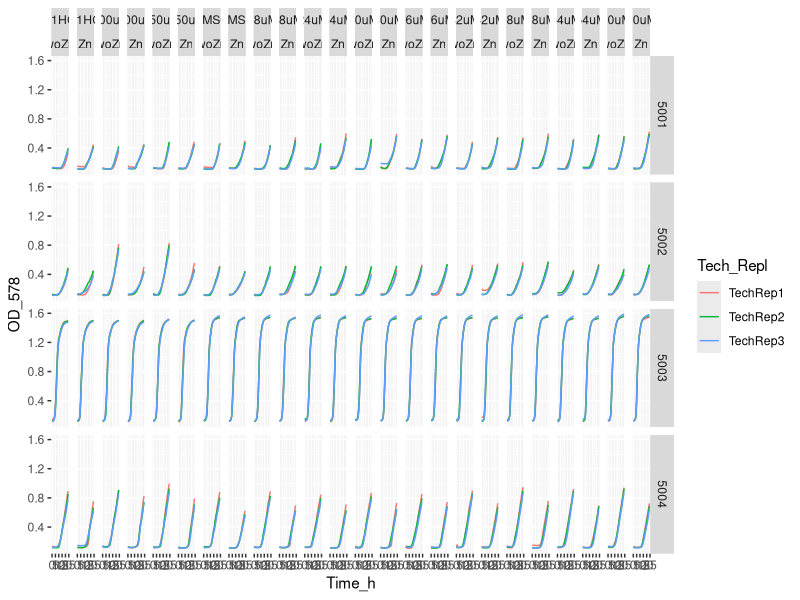
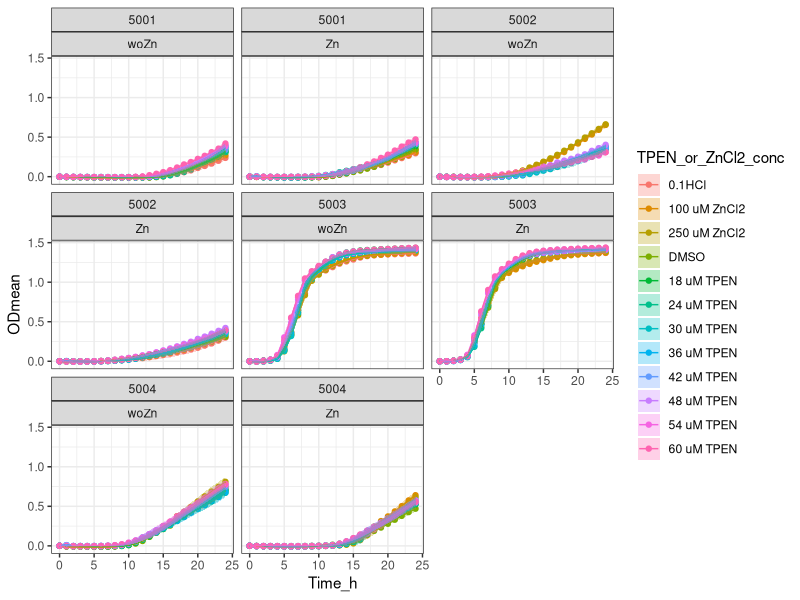

The R script that drew these images, in order:
setwd("~/ITQB/Plate readings/Exp29_3plates_15032024")

library(tidyverse)

library(readxl)
Exp29 <- Exp29_3plates_15032024 <- read_excel("Exp29_3plates_15032024_final_final.xlsx")
View(Exp29) 

Exp29_v1 <- Exp29 %>%
  pivot_longer(names_to = "Condition", values_to = "OD_578", cols = -Time_h)
Exp29_v1
View(Exp29_v1)


Exp29_v2 <- separate(Exp29_v1, Condition, 
                     c("Strain",
                       "Transfer_medium",
                       "Zn_condition", 
                       "Tech_Repl",
                       "Biol_Repl",
                       "TPEN_or_ZnCl2_conc",
                       "Well_number"), 
                     sep = "_", remove = FALSE,
                     convert = FALSE)
View(Exp29_v2)

Exp29_v2$OD_578 <- as.numeric (Exp29_v2$OD_578) #Because OD_578 values are character

Exp29_v2$TPEN_or_ZnCl2_conc <- factor(Exp29_v2$TPEN_or_ZnCl2_conc, levels = c("ctrZnCl2",
                                                            "10",
                                                            "25",
                                                            "ctrTPEN",
                                                            "1.8",
                                                            "2.4",
                                                            "3.0",
                                                            "3.6",
                                                            "4.2",
                                                            "4.8",
                                                            "5.4",
                                                            "6.0"))

Exp29_v2 <- Exp29_v2 %>% mutate(TPEN_or_ZnCl2_conc = recode (TPEN_or_ZnCl2_conc,
                                                    "ctrZnCl2" = "0.1HCl",
                                                    "10" = "100uM",
                                                    "25" = "250uM",
                                                    "ctrTPEN" = "DMSO",
                                                    "1.8" = "18uM",
                                                    "2.4" = "24uM",
                                                    "3.0" = "30uM",
                                                    "3.6" = "36uM",
                                                    "4.2" = "42uM",
                                                    "4.8" = "48uM",
                                                    "5.4" = "54uM",
                                                    "6.0" = "60uM"))

Exp29_v2$Strain <- factor(Exp29_v2$Strain, levels = c("5001",
                                                    "5002",
                                                    "5003",
                                                    "5004"))

# Exp29_v2 %>%
#   ggplot(aes(x= Time_h, y=OD_578, color = Tech_Repl)) +
#   geom_line() +
#   facet_grid (Strain ~ TPEN_or_ZnCl2_conc)

#I don't need this plot because at this experiment I only had M8 medium.
# Exp29_v2 %>% filter (Transfer_medium == "mGAM") %>%
#   ggplot(aes(x= Time_h, y=OD_578, color = Tech_Repl)) +
#   geom_line() +
#   facet_grid (Strain ~ TPEN_or_ZnCl2_conc)

Exp29_v2 %>% filter (Transfer_medium == "M8") %>%
  ggplot(aes(x= Time_h, y=OD_578, color = Tech_Repl)) +
  geom_line() +
  facet_grid (Strain ~ TPEN_or_ZnCl2_conc + Zn_condition)


Exp29_v3<- Exp29_v2 %>% group_by(Strain, Transfer_medium, Zn_condition, Tech_Repl, Biol_Repl, Well_number) %>%
  mutate(blank = Time_h ==0)

View(Exp29_v3)

Exp29_v4 <- Exp29_v3 %>%
  group_by(Strain, Transfer_medium, Zn_condition, Tech_Repl, Biol_Repl, Well_number) %>%
  mutate(OD = OD_578 - OD_578[blank]) %>%
  ungroup()


View(Exp29_v4)

#Obtain the mean and sd
Exp29_v5 <- Exp29_v4 %>% group_by(Time_h, Strain, TPEN_or_ZnCl2_conc, Zn_condition) %>%
  summarise(ODmean = mean(OD), sdOD = sd(OD), n())

Exp29_v5$Strain <- factor(Exp29_v5$Strain, levels = c("5001",
                                                      "5002",
                                                      "5003",
                                                      "5004"))


Exp29_v5 <- Exp29_v5 %>% mutate(TPEN_or_ZnCl2_conc =  recode (TPEN_or_ZnCl2_conc,
                                                              "100uM" = "100 uM ZnCl2",
                                                              "250uM" = "250 uM ZnCl2",
                                                              "18uM" = "18 uM TPEN",
                                                              "24uM" = "24 uM TPEN",
                                                              "30uM" = "30 uM TPEN",
                                                              "36uM" = "36 uM TPEN",
                                                              "42uM" = "42 uM TPEN",
                                                              "48uM" = "48 uM TPEN",
                                                              "54uM" = "54 uM TPEN",
                                                              "60uM" = "60 uM TPEN"))





# stocks conc / 0.001(mM --> uM) / d.f (=2)--> conc TPEN (now in the table)

Exp29_v5  %>% ggplot(aes(x = Time_h,
                         y = ODmean,
                         color = TPEN_or_ZnCl2_conc,
                         fill = TPEN_or_ZnCl2_conc
)) +
  geom_point() +
  geom_line() +
  geom_ribbon(aes(ymin=ODmean-sdOD, ymax=ODmean+sdOD),
              alpha = 0.3, colour = NA) +
  facet_wrap (Strain ~ Zn_condition) +
  theme_bw()

# #Filter to have just 1 strain in the plot
# filtered_strain <- Exp29_v5 %>% filter (Strain == "5001")
# 
# filtered_strain <- Exp29_v5 %>% filter (Strain == "5002")
# 
# filtered_strain <- Exp29_v5 %>% filter (Strain == "5003")
# 
# filtered_strain <- Exp29_v5 %>% filter (Strain == "5004")

##Filter to compare the blanks (req_conc vs blank from the other stocks - 100 uM (ZnCl2 stock) vs TPEN blank) with a required concentration from a certain strain in the plot
# filtered_data <- filtered_strain %>%
#   filter(TPEN_or_ZnCl2_conc %in% c("100 uM", "blank"))
# 
# filtered_data <- filtered_strain %>%
#   filter(TPEN_or_ZnCl2_conc %in% c("250 uM", "blank"))
# 
# filtered_data <- filtered_strain %>%
#   filter(TPEN_or_ZnCl2_conc %in% c("18 uM", "0.1HCl"))
# 
# filtered_data <- filtered_strain %>%
#   filter(TPEN_or_ZnCl2_conc %in% c("24 uM", "0.1HCl"))
# 
# filtered_data <- filtered_strain %>%
#   filter(TPEN_or_ZnCl2_conc %in% c("30 uM", "0.1HCl"))
# 
# filtered_data <- filtered_strain %>%
#   filter(TPEN_or_ZnCl2_conc %in% c("36 uM", "0.1HCl"))
# 
# filtered_data <- filtered_strain %>%
#   filter(TPEN_or_ZnCl2_conc %in% c("42 uM", "0.1HCl"))
# 
# filtered_data <- filtered_strain %>%
#   filter(TPEN_or_ZnCl2_conc %in% c("48 uM", "0.1HCl"))
# 
# filtered_data <- filtered_strain %>%
#   filter(TPEN_or_ZnCl2_conc %in% c("54 uM", "0.1HCl"))
# 
# filtered_data <- filtered_strain %>%
#   filter(TPEN_or_ZnCl2_conc %in% c("60 uM", "0.1HCl"))
# 
# 
# ggplot(filtered_data, aes(x = Time_h, y = ODmean, color = Transfer_medium)) +
#   geom_point() +
#   geom_line() +
#   geom_ribbon(aes(ymin = ODmean - sdOD, ymax = ODmean + sdOD, fill = Transfer_medium),
#               alpha = 0.3, color = NA) +
#   facet_wrap(~ Strain + TPEN_or_ZnCl2_conc) +
#   theme_bw()
